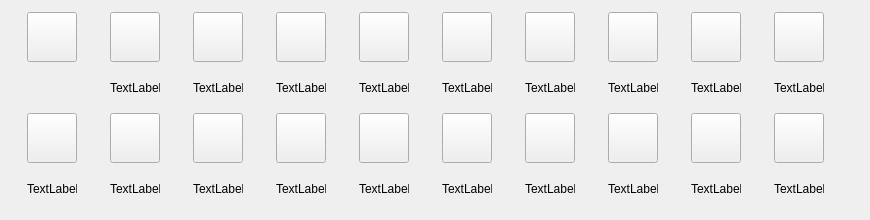
   <widget class="QWidget" name="AttentionTab">
    <attribute name="title">
     <string>Attention</string>
    </attribute>
    <widget class="QWidget" name="gridLayoutWidget_5">
     <property name="geometry">
      <rect>
       <x>0</x>
       <y>0</y>
       <width>861</width>
       <height>211</height>
      </rect>
     </property>
     <layout class="QGridLayout" name="gridLayout_5">
      <item row="2" column="8">
       <widget class="QPushButton" name="t5_itemButton_18">
        <property name="sizePolicy">
         <sizepolicy hsizetype="Fixed" vsizetype="Fixed">
          <horstretch>0</horstretch>
          <verstretch>0</verstretch>
         </sizepolicy>
        </property>
        <property name="minimumSize">
         <size>
          <width>50</width>
          <height>50</height>
         </size>
        </property>
        <property name="maximumSize">
         <size>
          <width>50</width>
          <height>50</height>
         </size>
        </property>
        <property name="icon">
         <iconset>
          <normaloff>../../Horockey/Desktop/111.png</normaloff>../../Horockey/Desktop/111.png</iconset>
        </property>
        <property name="iconSize">
         <size>
          <width>50</width>
          <height>50</height>
         </size>
        </property>
       </widget>
      </item>
      <item row="2" column="2">
       <widget class="QPushButton" name="t5_itemButton_12">
        <property name="sizePolicy">
         <sizepolicy hsizetype="Fixed" vsizetype="Fixed">
          <horstretch>0</horstretch>
          <verstretch>0</verstretch>
         </sizepolicy>
        </property>
        <property name="minimumSize">
         <size>
          <width>50</width>
          <height>50</height>
         </size>
        </property>
        <property name="maximumSize">
         <size>
          <width>50</width>
          <height>50</height>
         </size>
        </property>
        <property name="icon">
         <iconset>
          <normaloff>../../Horockey/Desktop/111.png</normaloff>../../Horockey/Desktop/111.png</iconset>
        </property>
        <property name="iconSize">
         <size>
          <width>50</width>
          <height>50</height>
         </size>
        </property>
       </widget>
      </item>
      <item row="1" column="6">
       <widget class="QLabel" name="t5_label_6">
        <property name="minimumSize">
         <size>
          <width>50</width>
          <height>15</height>
         </size>
        </property>
        <property name="maximumSize">
         <size>
          <width>50</width>
          <height>15</height>
         </size>
        </property>
        <property name="text">
         <string>TextLabel</string>
        </property>
       </widget>
      </item>
      <item row="0" column="1">
       <widget class="QPushButton" name="t5_itemButton_1">
        <property name="sizePolicy">
         <sizepolicy hsizetype="Fixed" vsizetype="Fixed">
          <horstretch>0</horstretch>
          <verstretch>0</verstretch>
         </sizepolicy>
        </property>
        <property name="minimumSize">
         <size>
          <width>50</width>
          <height>50</height>
         </size>
        </property>
        <property name="maximumSize">
         <size>
          <width>50</width>
          <height>50</height>
         </size>
        </property>
        <property name="icon">
         <iconset>
          <normaloff>../../Horockey/Desktop/111.png</normaloff>../../Horockey/Desktop/111.png</iconset>
        </property>
        <property name="iconSize">
         <size>
          <width>50</width>
          <height>50</height>
         </size>
        </property>
       </widget>
      </item>
      <item row="0" column="8">
       <widget class="QPushButton" name="t5_itemButton_8">
        <property name="sizePolicy">
         <sizepolicy hsizetype="Fixed" vsizetype="Fixed">
          <horstretch>0</horstretch>
          <verstretch>0</verstretch>
         </sizepolicy>
        </property>
        <property name="minimumSize">
         <size>
          <width>50</width>
          <height>50</height>
         </size>
        </property>
        <property name="maximumSize">
         <size>
          <width>50</width>
          <height>50</height>
         </size>
        </property>
        <property name="icon">
         <iconset>
          <normaloff>../../Horockey/Desktop/111.png</normaloff>../../Horockey/Desktop/111.png</iconset>
        </property>
        <property name="iconSize">
         <size>
          <width>50</width>
          <height>50</height>
         </size>
        </property>
       </widget>
      </item>
      <item row="2" column="4">
       <widget class="QPushButton" name="t5_itemButton_14">
        <property name="sizePolicy">
         <sizepolicy hsizetype="Fixed" vsizetype="Fixed">
          <horstretch>0</horstretch>
          <verstretch>0</verstretch>
         </sizepolicy>
        </property>
        <property name="minimumSize">
         <size>
          <width>50</width>
          <height>50</height>
         </size>
        </property>
        <property name="maximumSize">
         <size>
          <width>50</width>
          <height>50</height>
         </size>
        </property>
        <property name="icon">
         <iconset>
          <normaloff>../../Horockey/Desktop/111.png</normaloff>../../Horockey/Desktop/111.png</iconset>
        </property>
        <property name="iconSize">
         <size>
          <width>50</width>
          <height>50</height>
         </size>
        </property>
       </widget>
      </item>
      <item row="0" column="0">
       <widget class="QPushButton" name="t5_goToShopButton">
        <property name="sizePolicy">
         <sizepolicy hsizetype="Fixed" vsizetype="Fixed">
          <horstretch>0</horstretch>
          <verstretch>0</verstretch>
         </sizepolicy>
        </property>
        <property name="minimumSize">
         <size>
          <width>50</width>
          <height>50</height>
         </size>
        </property>
        <property name="maximumSize">
         <size>
          <width>50</width>
          <height>50</height>
         </size>
        </property>
        <property name="icon">
         <iconset>
          <normaloff>../../Horockey/Desktop/111.png</normaloff>../../Horockey/Desktop/111.png</iconset>
        </property>
        <property name="iconSize">
         <size>
          <width>50</width>
          <height>50</height>
         </size>
        </property>
       </widget>
      </item>
      <item row="1" column="1">
       <widget class="QLabel" name="t5_label_1">
        <property name="minimumSize">
         <size>
          <width>50</width>
          <height>15</height>
         </size>
        </property>
        <property name="maximumSize">
         <size>
          <width>50</width>
          <height>15</height>
         </size>
        </property>
        <property name="text">
         <string>TextLabel</string>
        </property>
       </widget>
      </item>
      <item row="0" column="6">
       <widget class="QPushButton" name="t5_itemButton_6">
        <property name="sizePolicy">
         <sizepolicy hsizetype="Fixed" vsizetype="Fixed">
          <horstretch>0</horstretch>
          <verstretch>0</verstretch>
         </sizepolicy>
        </property>
        <property name="minimumSize">
         <size>
          <width>50</width>
          <height>50</height>
         </size>
        </property>
        <property name="maximumSize">
         <size>
          <width>50</width>
          <height>50</height>
         </size>
        </property>
        <property name="icon">
         <iconset>
          <normaloff>../../Horockey/Desktop/111.png</normaloff>../../Horockey/Desktop/111.png</iconset>
        </property>
        <property name="iconSize">
         <size>
          <width>50</width>
          <height>50</height>
         </size>
        </property>
       </widget>
      </item>
      <item row="0" column="7">
       <widget class="QPushButton" name="t5_itemButton_7">
        <property name="sizePolicy">
         <sizepolicy hsizetype="Fixed" vsizetype="Fixed">
          <horstretch>0</horstretch>
          <verstretch>0</verstretch>
         </sizepolicy>
        </property>
        <property name="minimumSize">
         <size>
          <width>50</width>
          <height>50</height>
         </size>
        </property>
        <property name="maximumSize">
         <size>
          <width>50</width>
          <height>50</height>
         </size>
        </property>
        <property name="icon">
         <iconset>
          <normaloff>../../Horockey/Desktop/111.png</normaloff>../../Horockey/Desktop/111.png</iconset>
        </property>
        <property name="iconSize">
         <size>
          <width>50</width>
          <height>50</height>
         </size>
        </property>
       </widget>
      </item>
      <item row="0" column="9">
       <widget class="QPushButton" name="t5_itemButton_9">
        <property name="sizePolicy">
         <sizepolicy hsizetype="Fixed" vsizetype="Fixed">
          <horstretch>0</horstretch>
          <verstretch>0</verstretch>
         </sizepolicy>
        </property>
        <property name="minimumSize">
         <size>
          <width>50</width>
          <height>50</height>
         </size>
        </property>
        <property name="maximumSize">
         <size>
          <width>50</width>
          <height>50</height>
         </size>
        </property>
        <property name="icon">
         <iconset>
          <normaloff>../../Horockey/Desktop/111.png</normaloff>../../Horockey/Desktop/111.png</iconset>
        </property>
        <property name="iconSize">
         <size>
          <width>50</width>
          <height>50</height>
         </size>
        </property>
       </widget>
      </item>
      <item row="2" column="3">
       <widget class="QPushButton" name="t5_itemButton_13">
        <property name="sizePolicy">
         <sizepolicy hsizetype="Fixed" vsizetype="Fixed">
          <horstretch>0</horstretch>
          <verstretch>0</verstretch>
         </sizepolicy>
        </property>
        <property name="minimumSize">
         <size>
          <width>50</width>
          <height>50</height>
         </size>
        </property>
        <property name="maximumSize">
         <size>
          <width>50</width>
          <height>50</height>
         </size>
        </property>
        <property name="icon">
         <iconset>
          <normaloff>../../Horockey/Desktop/111.png</normaloff>../../Horockey/Desktop/111.png</iconset>
        </property>
        <property name="iconSize">
         <size>
          <width>50</width>
          <height>50</height>
         </size>
        </property>
       </widget>
      </item>
      <item row="1" column="5">
       <widget class="QLabel" name="t5_label_5">
        <property name="minimumSize">
         <size>
          <width>50</width>
          <height>15</height>
         </size>
        </property>
        <property name="maximumSize">
         <size>
          <width>50</width>
          <height>15</height>
         </size>
        </property>
        <property name="text">
         <string>TextLabel</string>
        </property>
       </widget>
      </item>
      <item row="1" column="7">
       <widget class="QLabel" name="t5_label_7">
        <property name="minimumSize">
         <size>
          <width>50</width>
          <height>15</height>
         </size>
        </property>
        <property name="maximumSize">
         <size>
          <width>50</width>
          <height>15</height>
         </size>
        </property>
        <property name="text">
         <string>TextLabel</string>
        </property>
       </widget>
      </item>
      <item row="1" column="2">
       <widget class="QLabel" name="t5_label_2">
        <property name="minimumSize">
         <size>
          <width>50</width>
          <height>15</height>
         </size>
        </property>
        <property name="maximumSize">
         <size>
          <width>50</width>
          <height>15</height>
         </size>
        </property>
        <property name="text">
         <string>TextLabel</string>
        </property>
       </widget>
      </item>
      <item row="2" column="7">
       <widget class="QPushButton" name="t5_itemButton_17">
        <property name="sizePolicy">
         <sizepolicy hsizetype="Fixed" vsizetype="Fixed">
          <horstretch>0</horstretch>
          <verstretch>0</verstretch>
         </sizepolicy>
        </property>
        <property name="minimumSize">
         <size>
          <width>50</width>
          <height>50</height>
         </size>
        </property>
        <property name="maximumSize">
         <size>
          <width>50</width>
          <height>50</height>
         </size>
        </property>
        <property name="icon">
         <iconset>
          <normaloff>../../Horockey/Desktop/111.png</normaloff>../../Horockey/Desktop/111.png</iconset>
        </property>
        <property name="iconSize">
         <size>
          <width>50</width>
          <height>50</height>
         </size>
        </property>
       </widget>
      </item>
      <item row="1" column="3">
       <widget class="QLabel" name="t5_label_3">
        <property name="minimumSize">
         <size>
          <width>50</width>
          <height>15</height>
         </size>
        </property>
        <property name="maximumSize">
         <size>
          <width>50</width>
          <height>15</height>
         </size>
        </property>
        <property name="text">
         <string>TextLabel</string>
        </property>
       </widget>
      </item>
      <item row="2" column="5">
       <widget class="QPushButton" name="t5_itemButton_15">
        <property name="sizePolicy">
         <sizepolicy hsizetype="Fixed" vsizetype="Fixed">
          <horstretch>0</horstretch>
          <verstretch>0</verstretch>
         </sizepolicy>
        </property>
        <property name="minimumSize">
         <size>
          <width>50</width>
          <height>50</height>
         </size>
        </property>
        <property name="maximumSize">
         <size>
          <width>50</width>
          <height>50</height>
         </size>
        </property>
        <property name="icon">
         <iconset>
          <normaloff>../../Horockey/Desktop/111.png</normaloff>../../Horockey/Desktop/111.png</iconset>
        </property>
        <property name="iconSize">
         <size>
          <width>50</width>
          <height>50</height>
         </size>
        </property>
       </widget>
      </item>
      <item row="1" column="4">
       <widget class="QLabel" name="t5_label_4">
        <property name="minimumSize">
         <size>
          <width>50</width>
          <height>15</height>
         </size>
        </property>
        <property name="maximumSize">
         <size>
          <width>50</width>
          <height>15</height>
         </size>
        </property>
        <property name="text">
         <string>TextLabel</string>
        </property>
       </widget>
      </item>
      <item row="0" column="3">
       <widget class="QPushButton" name="t5_itemButton_3">
        <property name="sizePolicy">
         <sizepolicy hsizetype="Fixed" vsizetype="Fixed">
          <horstretch>0</horstretch>
          <verstretch>0</verstretch>
         </sizepolicy>
        </property>
        <property name="minimumSize">
         <size>
          <width>50</width>
          <height>50</height>
         </size>
        </property>
        <property name="maximumSize">
         <size>
          <width>50</width>
          <height>50</height>
         </size>
        </property>
        <property name="icon">
         <iconset>
          <normaloff>../../Horockey/Desktop/111.png</normaloff>../../Horockey/Desktop/111.png</iconset>
        </property>
        <property name="iconSize">
         <size>
          <width>50</width>
          <height>50</height>
         </size>
        </property>
       </widget>
      </item>
      <item row="2" column="9">
       <widget class="QPushButton" name="t5_itemButton_19">
        <property name="sizePolicy">
         <sizepolicy hsizetype="Fixed" vsizetype="Fixed">
          <horstretch>0</horstretch>
          <verstretch>0</verstretch>
         </sizepolicy>
        </property>
        <property name="minimumSize">
         <size>
          <width>50</width>
          <height>50</height>
         </size>
        </property>
        <property name="maximumSize">
         <size>
          <width>50</width>
          <height>50</height>
         </size>
        </property>
        <property name="icon">
         <iconset>
          <normaloff>../../Horockey/Desktop/111.png</normaloff>../../Horockey/Desktop/111.png</iconset>
        </property>
        <property name="iconSize">
         <size>
          <width>50</width>
          <height>50</height>
         </size>
        </property>
       </widget>
      </item>
      <item row="0" column="2">
       <widget class="QPushButton" name="t5_itemButton_2">
        <property name="sizePolicy">
         <sizepolicy hsizetype="Fixed" vsizetype="Fixed">
          <horstretch>0</horstretch>
          <verstretch>0</verstretch>
         </sizepolicy>
        </property>
        <property name="minimumSize">
         <size>
          <width>50</width>
          <height>50</height>
         </size>
        </property>
        <property name="maximumSize">
         <size>
          <width>50</width>
          <height>50</height>
         </size>
        </property>
        <property name="icon">
         <iconset>
          <normaloff>../../Horockey/Desktop/111.png</normaloff>../../Horockey/Desktop/111.png</iconset>
        </property>
        <property name="iconSize">
         <size>
          <width>50</width>
          <height>50</height>
         </size>
        </property>
       </widget>
      </item>
      <item row="2" column="1">
       <widget class="QPushButton" name="t5_itemButton_11">
        <property name="sizePolicy">
         <sizepolicy hsizetype="Fixed" vsizetype="Fixed">
          <horstretch>0</horstretch>
          <verstretch>0</verstretch>
         </sizepolicy>
        </property>
        <property name="minimumSize">
         <size>
          <width>50</width>
          <height>50</height>
         </size>
        </property>
        <property name="maximumSize">
         <size>
          <width>50</width>
          <height>50</height>
         </size>
        </property>
        <property name="icon">
         <iconset>
          <normaloff>../../Horockey/Desktop/111.png</normaloff>../../Horockey/Desktop/111.png</iconset>
        </property>
        <property name="iconSize">
         <size>
          <width>50</width>
          <height>50</height>
         </size>
        </property>
       </widget>
      </item>
      <item row="1" column="9">
       <widget class="QLabel" name="t5_label_9">
        <property name="minimumSize">
         <size>
          <width>50</width>
          <height>15</height>
         </size>
        </property>
        <property name="maximumSize">
         <size>
          <width>50</width>
          <height>15</height>
         </size>
        </property>
        <property name="text">
         <string>TextLabel</string>
        </property>
       </widget>
      </item>
      <item row="2" column="0">
       <widget class="QPushButton" name="t5_itemButton_10">
        <property name="sizePolicy">
         <sizepolicy hsizetype="Fixed" vsizetype="Fixed">
          <horstretch>0</horstretch>
          <verstretch>0</verstretch>
         </sizepolicy>
        </property>
        <property name="minimumSize">
         <size>
          <width>50</width>
          <height>50</height>
         </size>
        </property>
        <property name="maximumSize">
         <size>
          <width>50</width>
          <height>50</height>
         </size>
        </property>
        <property name="icon">
         <iconset>
          <normaloff>../../Horockey/Desktop/111.png</normaloff>../../Horockey/Desktop/111.png</iconset>
        </property>
        <property name="iconSize">
         <size>
          <width>50</width>
          <height>50</height>
         </size>
        </property>
       </widget>
      </item>
      <item row="0" column="4">
       <widget class="QPushButton" name="t5_itemButton_4">
        <property name="sizePolicy">
         <sizepolicy hsizetype="Fixed" vsizetype="Fixed">
          <horstretch>0</horstretch>
          <verstretch>0</verstretch>
         </sizepolicy>
        </property>
        <property name="minimumSize">
         <size>
          <width>50</width>
          <height>50</height>
         </size>
        </property>
        <property name="maximumSize">
         <size>
          <width>50</width>
          <height>50</height>
         </size>
        </property>
        <property name="icon">
         <iconset>
          <normaloff>../../Horockey/Desktop/111.png</normaloff>../../Horockey/Desktop/111.png</iconset>
        </property>
        <property name="iconSize">
         <size>
          <width>50</width>
          <height>50</height>
         </size>
        </property>
       </widget>
      </item>
      <item row="1" column="8">
       <widget class="QLabel" name="t5_label_8">
        <property name="minimumSize">
         <size>
          <width>50</width>
          <height>15</height>
         </size>
        </property>
        <property name="maximumSize">
         <size>
          <width>50</width>
          <height>15</height>
         </size>
        </property>
        <property name="text">
         <string>TextLabel</string>
        </property>
       </widget>
      </item>
      <item row="2" column="6">
       <widget class="QPushButton" name="t5_itemButton_16">
        <property name="sizePolicy">
         <sizepolicy hsizetype="Fixed" vsizetype="Fixed">
          <horstretch>0</horstretch>
          <verstretch>0</verstretch>
         </sizepolicy>
        </property>
        <property name="minimumSize">
         <size>
          <width>50</width>
          <height>50</height>
         </size>
        </property>
        <property name="maximumSize">
         <size>
          <width>50</width>
          <height>50</height>
         </size>
        </property>
        <property name="icon">
         <iconset>
          <normaloff>../../Horockey/Desktop/111.png</normaloff>../../Horockey/Desktop/111.png</iconset>
        </property>
        <property name="iconSize">
         <size>
          <width>50</width>
          <height>50</height>
         </size>
        </property>
       </widget>
      </item>
      <item row="0" column="5">
       <widget class="QPushButton" name="t5_itemButton_5">
        <property name="sizePolicy">
         <sizepolicy hsizetype="Fixed" vsizetype="Fixed">
          <horstretch>0</horstretch>
          <verstretch>0</verstretch>
         </sizepolicy>
        </property>
        <property name="minimumSize">
         <size>
          <width>50</width>
          <height>50</height>
         </size>
        </property>
        <property name="maximumSize">
         <size>
          <width>50</width>
          <height>50</height>
         </size>
        </property>
        <property name="icon">
         <iconset>
          <normaloff>../../Horockey/Desktop/111.png</normaloff>../../Horockey/Desktop/111.png</iconset>
        </property>
        <property name="iconSize">
         <size>
          <width>50</width>
          <height>50</height>
         </size>
        </property>
       </widget>
      </item>
      <item row="3" column="0">
       <widget class="QLabel" name="t5_label_10">
        <property name="minimumSize">
         <size>
          <width>50</width>
          <height>15</height>
         </size>
        </property>
        <property name="maximumSize">
         <size>
          <width>50</width>
          <height>15</height>
         </size>
        </property>
        <property name="text">
         <string>TextLabel</string>
        </property>
       </widget>
      </item>
      <item row="3" column="1">
       <widget class="QLabel" name="t5_label_11">
        <property name="minimumSize">
         <size>
          <width>50</width>
          <height>15</height>
         </size>
        </property>
        <property name="maximumSize">
         <size>
          <width>50</width>
          <height>15</height>
         </size>
        </property>
        <property name="text">
         <string>TextLabel</string>
        </property>
       </widget>
      </item>
      <item row="3" column="2">
       <widget class="QLabel" name="t5_label_12">
        <property name="minimumSize">
         <size>
          <width>50</width>
          <height>15</height>
         </size>
        </property>
        <property name="maximumSize">
         <size>
          <width>50</width>
          <height>15</height>
         </size>
        </property>
        <property name="text">
         <string>TextLabel</string>
        </property>
       </widget>
      </item>
      <item row="3" column="3">
       <widget class="QLabel" name="t5_label_13">
        <property name="minimumSize">
         <size>
          <width>50</width>
          <height>15</height>
         </size>
        </property>
        <property name="maximumSize">
         <size>
          <width>50</width>
          <height>15</height>
         </size>
        </property>
        <property name="text">
         <string>TextLabel</string>
        </property>
       </widget>
      </item>
      <item row="3" column="4">
       <widget class="QLabel" name="t5_label_14">
        <property name="minimumSize">
         <size>
          <width>50</width>
          <height>15</height>
         </size>
        </property>
        <property name="maximumSize">
         <size>
          <width>50</width>
          <height>15</height>
         </size>
        </property>
        <property name="text">
         <string>TextLabel</string>
        </property>
       </widget>
      </item>
      <item row="3" column="5">
       <widget class="QLabel" name="t5_label_15">
        <property name="minimumSize">
         <size>
          <width>50</width>
          <height>15</height>
         </size>
        </property>
        <property name="maximumSize">
         <size>
          <width>50</width>
          <height>15</height>
         </size>
        </property>
        <property name="text">
         <string>TextLabel</string>
        </property>
       </widget>
      </item>
      <item row="3" column="6">
       <widget class="QLabel" name="t5_label_16">
        <property name="minimumSize">
         <size>
          <width>50</width>
          <height>15</height>
         </size>
        </property>
        <property name="maximumSize">
         <size>
          <width>50</width>
          <height>15</height>
         </size>
        </property>
        <property name="text">
         <string>TextLabel</string>
        </property>
       </widget>
      </item>
      <item row="3" column="7">
       <widget class="QLabel" name="t5_label_17">
        <property name="minimumSize">
         <size>
          <width>50</width>
          <height>15</height>
         </size>
        </property>
        <property name="maximumSize">
         <size>
          <width>50</width>
          <height>15</height>
         </size>
        </property>
        <property name="text">
         <string>TextLabel</string>
        </property>
       </widget>
      </item>
      <item row="3" column="8">
       <widget class="QLabel" name="t5_label_18">
        <property name="minimumSize">
         <size>
          <width>50</width>
          <height>15</height>
         </size>
        </property>
        <property name="maximumSize">
         <size>
          <width>50</width>
          <height>15</height>
         </size>
        </property>
        <property name="text">
         <string>TextLabel</string>
        </property>
       </widget>
      </item>
      <item row="3" column="9">
       <widget class="QLabel" name="t5_label_19">
        <property name="minimumSize">
         <size>
          <width>50</width>
          <height>15</height>
         </size>
        </property>
        <property name="maximumSize">
         <size>
          <width>50</width>
          <height>15</height>
         </size>
        </property>
        <property name="text">
         <string>TextLabel</string>
        </property>
       </widget>
      </item>
     </layout>
    </widget>
   </widget>
